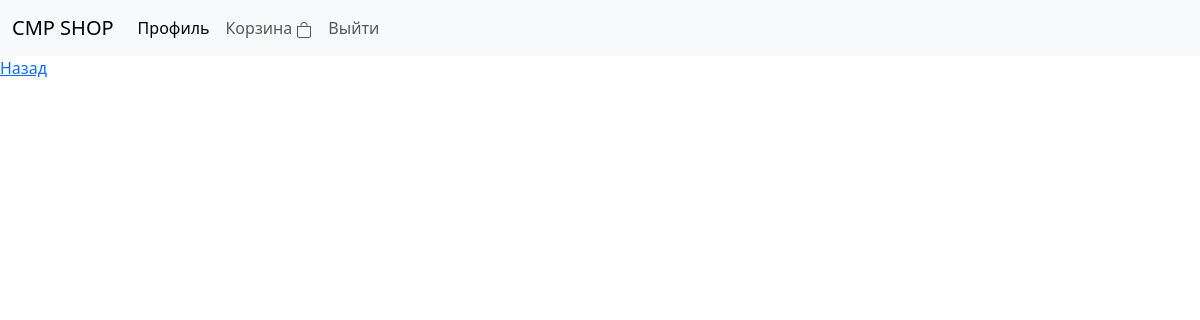
The page /profile/order/5 (signed in) on the database as committed earlier.
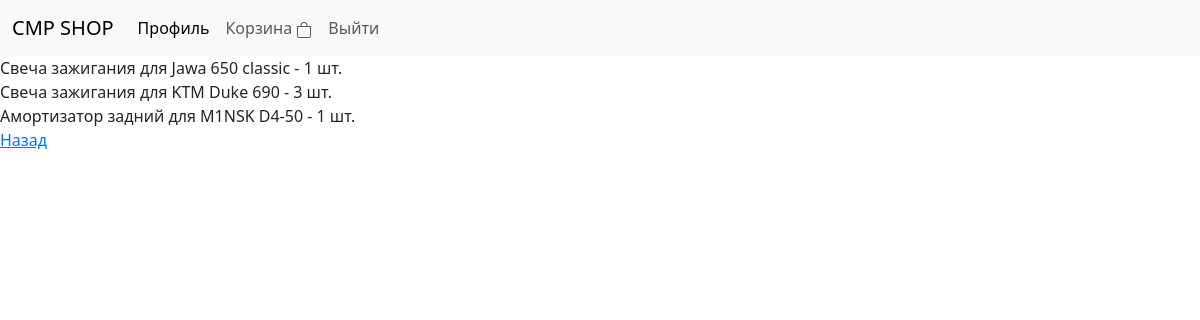
The same page on the database as committed later.
### app/models.py (models this page shows, shortened)
class Basket(Base):
    __tablename__ = 'basket'
    id = Column(Integer, primary_key=True)
    amount = Column(Integer)
    part_id = Column(Integer, ForeignKey('part.id'))
    part = relationship('Part', back_populates='parent')
    order_id = Column(Integer, ForeignKey('order.id'))
    order = relationship('Order', back_populates='parent')

class Part(Base):
    __tablename__ = 'part'
    id = Column(Integer, primary_key=True)
    part_number = Column(String)
    description = Column(String)  # полное название детали
    price = Column(Integer)
    amount = Column(Integer)
    model_id = Column(Integer, ForeignKey('model.id'),  nullable=False)
    model = relationship('Model', back_populates="parent")
    element_id = Column(Integer, ForeignKey('element.id'), nullable=False)
    element = relationship('Element', back_populates="parent")
    parent = relationship('Basket', back_populates='part')   # переделать

class Brand(Base):
    __tablename__ = 'brand'
    id = Column(Integer, primary_key=True)
    brand_name = Column(String(30))
    parent = relationship('Model', back_populates='brand')

class Model(Base):
    __tablename__ = 'model'
    id = Column(Integer, primary_key=True)
    model_name = Column(String)
    brand_id = Column(Integer, ForeignKey('brand.id'), nullable=False)
    brand = relationship('Brand', back_populates="parent")
    type_id = Column(Integer, ForeignKey('type.id'), nullable=False)
    type = relationship('Type', back_populates="parent")
    parent = relationship('Part', back_populates='model')
    image_id = Column(Integer, ForeignKey('element_image.id'))

### app/main/routes.py (the view)
@bp.get('/profile/order/<order_id>')
@login_required
def order(order_id):
    parts = session.query(Basket).filter_by(order_id=order_id).all()
    return render_template('main/order.html', parts=parts)

### app/models.py (called while the page is built)
@login.user_loader
def load_user(id):
    user = session.query(User).get(int(id))
    return user

### app/templates/main/order.html
{% extends "base.html" %}
{% block content %}
{% for part in parts %}
    {{ part.part.description }} для {{ part.part.model.brand.brand_name }}
{{ part.part.model.model_name }} - {{ part.amount }} шт.<br>
{% endfor %}
<a href="{{ url_for('main.profile', username=current_user.name, id=current_user.id) }}">Назад</a>
{% endblock %}

### app/templates/base.html (shortened to what this page needs)
<!DOCTYPE html>
<html lang="ru">
<html>
<head>
    <link type="text/css" href="{{ url_for('static', filename='bootstrap.min.css') }}" rel="stylesheet"/>
</head>
<body class="font-size-base">
  <header>
    <nav class="navbar navbar-expand-lg bg-body-tertiary">
      <div class="container-fluid">
        <a class="navbar-brand" href="{{ url_for('main.index') }}">CMP SHOP</a>
        <div class="collapse navbar-collapse" id="navbarNav">
          <ul class="navbar-nav">
              {% if current_user.is_anonymous %}
              <li class="nav-item">
                <a class="nav-link" href="{{ url_for('auth.login') }}">Авторизация</a>
              </li>
              {% else %}
            <li class="nav-item">
              <a class="nav-link active" aria-current="page" href="{{ url_for('main.profile', username=current_user.name, id=current_user.id) }}">Профиль</a>
            </li>
            <li class="nav-item">
              <a class="nav-link" href="{{ url_for('main.basket') }}">Корзина
                <svg xmlns="http://www.w3.org/2000/svg" width="16" height="16" fill="currentColor" class="bi bi-bag" viewBox="0 0 16 16">
                  <path d="M8 1a2.5 2.5 0 0 1 2.5 2.5V4h-5v-.5A2.5 2.5 0 0 1 8 1zm3.5 3v-.5a3.5 3.5 0 1 0-7 0V4H1v10a2 2 0 0 0 2 2h10a2 2 0 0 0 2-2V4h-3.5zM2 5h12v9a1 1 0 0 1-1 1H3a1 1 0 0 1-1-1V5z"/>
                </svg>
            </a>
            </li>
            <li class="nav-item">
              <a class="nav-link" href="{{ url_for('auth.logout') }}">Выйти</a>
            </li>
            {% endif %}
          </ul>
        </div>
      </div>
    </nav>
  </header>
  <section>
      {% block content %}
      {% endblock %}
  </section>
</body>
</html>

Rows that differ between the two databases and show on the page:
added Basket: part.description "Свеча зажигания", part.model.brand.brand_name "Jawa", part.model.model_name "650 classic", amount "1"
added Basket: part.description "Свеча зажигания", part.model.brand.brand_name "KTM", part.model.model_name "Duke 690", amount "3"
added Basket: part.description "Амортизатор задний", part.model.brand.brand_name "M1NSK", part.model.model_name "D4-50", amount "1"
